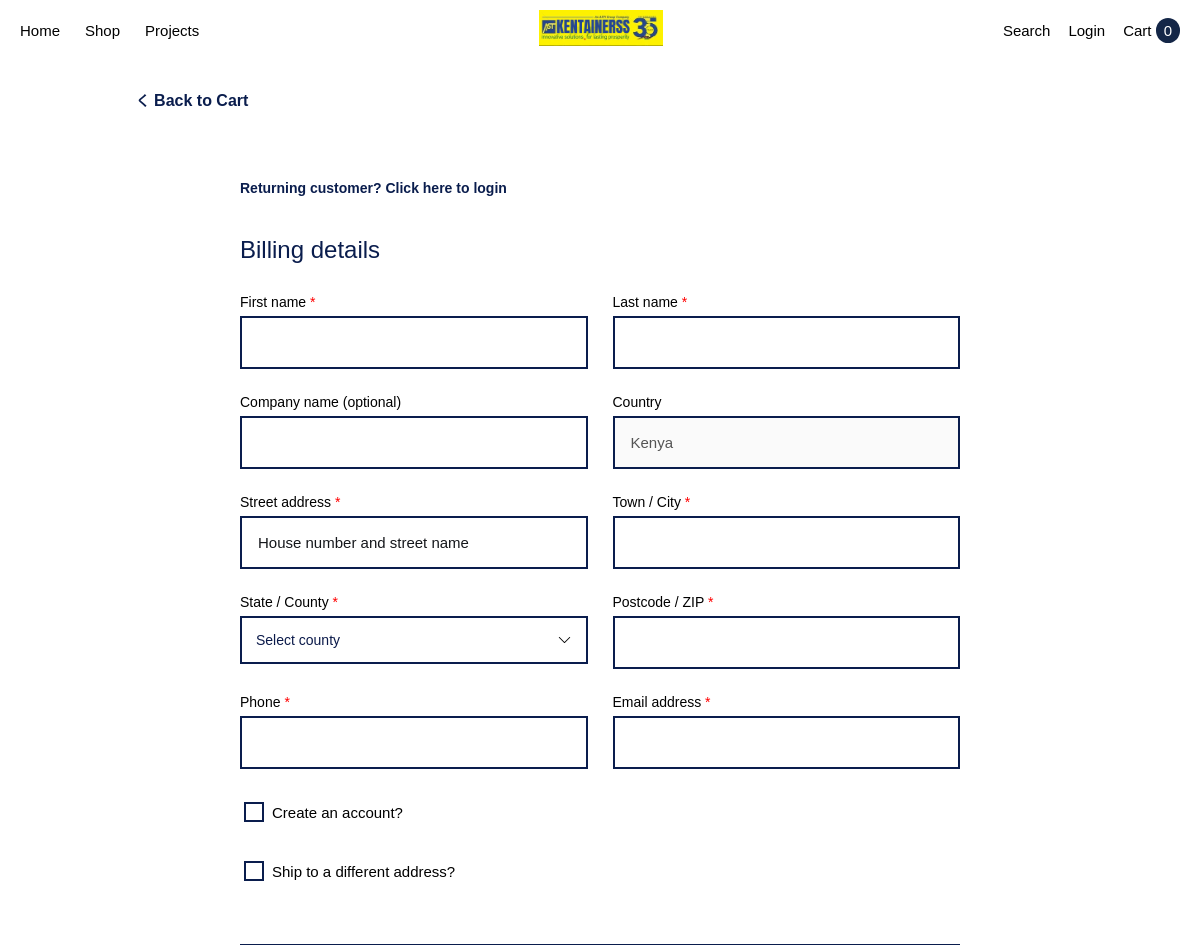
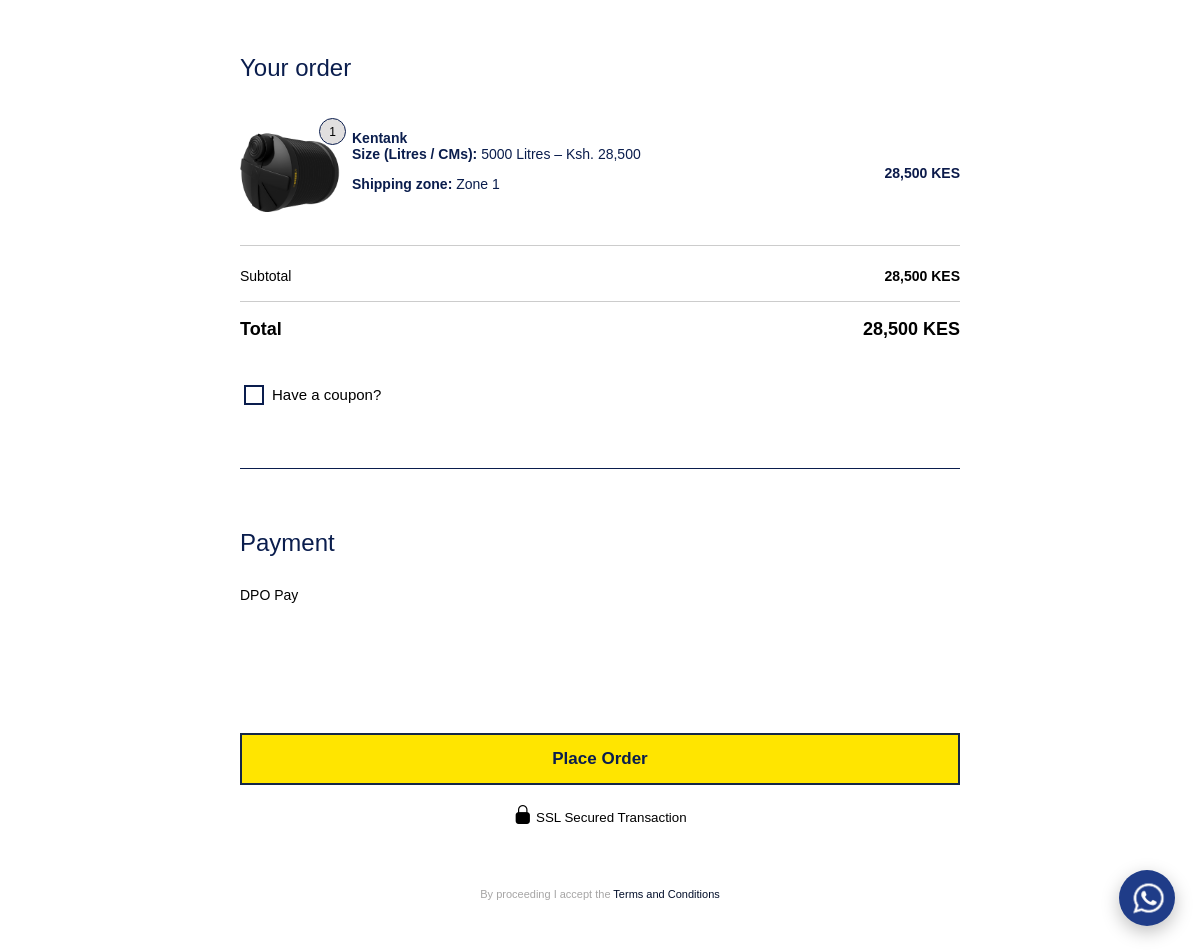
The app's page /checkout/ with its own data (2 pictures, top to bottom).
### shop/models.py (models this page shows, shortened)
class CartItem(models.Model):
    user = models.ForeignKey(User, on_delete=models.CASCADE, null=True, blank=True)
    product = models.ForeignKey(Product, on_delete=models.CASCADE)
    option = models.ForeignKey(ProductOption, on_delete=models.SET_NULL, null=True, blank=True)
    price = models.DecimalField(max_digits=10, decimal_places=2)
    quantity = models.PositiveIntegerField(default=1)
    shipping_zone = models.CharField(
        max_length=100,
        blank=True,
        null=True
    )
    class Meta:
        unique_together = ('user', 'product', 'option', 'shipping_zone')
    @property
    def line_total(self):
        return self.price * self.quantity

class ProductOption(models.Model):
    product = models.ForeignKey(
        Product,
        on_delete=models.CASCADE,
        related_name="options"
    )
    name = models.CharField(max_length=200)  # e.g. "200 Litres"
    price = models.DecimalField(max_digits=10, decimal_places=2)
    stock = models.IntegerField(default=0)
    image = models.ImageField(
        upload_to="products/options/",
        blank=True,
        help_text="Optional image for this size/option"
    )

class Product(models.Model):
    CATEGORY_CHOICES = [
        ("water_tanks", "Water Tanks & Storage"),
        ("sanitation", "Sanitation"),
        ("agriculture", "Agriculture"),
        ("material_handling", "Material Handling"),
        ("water_supply", "Water Supply & Accessories"),
        ("special_products", "Special Products"),
    ]
    TYPE_CHOICES = [
        ("viable", "Viable"),
        ("simple", "Simple"),
    ]
    brochure = models.FileField(
        upload_to="brochures/",
        blank=True,
        null=True,
        help_text="Upload product brochure (PDF recommended)"
    )
    name = models.CharField(max_length=200)
    slug = models.SlugField(unique=True)
    category = models.CharField(max_length=50, choices=CATEGORY_CHOICES)
    price = models.DecimalField(max_digits=10, decimal_places=2)
    type = models.CharField(max_length=20, choices=TYPE_CHOICES)
    quantity = models.IntegerField(default=0)
    image = models.ImageField(upload_to="products/")
    short_description = models.CharField(
        max_length=300,
        blank=True,
        null=True,
        help_text="Brief summary shown on product cards or listings."
    )
    description = models.TextField(blank=True, null=True)
    stock_status = models.BooleanField(default=True)
    offers_delivery = models.BooleanField(
        default=False,
        help_text="Check this if this product requires delivery & shipping zone selection"
    )

### shop/views.py (the view, shortened to what this page needs)
# urls.py: path('checkout/', views.checkout, name='checkout'),
def checkout(request):
    user = request.user if request.user.is_authenticated else None
    cart_items = CartItem.objects.filter(user=user)
    if not cart_items.exists():
        return redirect("cart")
    total = Decimal("0.00")
    for item in cart_items:
        total += item.price * item.quantity
    return render(request, "checkout.html", {
        "cart_items": cart_items,
        "total": total
    })

### shop/context_processors.py (called while the page is built)
def cart_count(request):
    if request.user.is_authenticated:
        items = CartItem.objects.filter(user=request.user)
        count = sum(item.quantity for item in items)
    else:
        count = 0
    return {
        "cart_count": count
    }

### shop/templates/checkout.html (shortened to what this page needs)
{% load humanize %}
{% load static %}
<!doctype html>
<html lang="en">
<head>
    <link rel="stylesheet" href="{% static 'assets/css/checkout.css' %}">
    <link rel="stylesheet" href="https://cdn.jsdelivr.net/npm/bootstrap-icons@1.13.1/font/bootstrap-icons.min.css">
</head>
<body>
<header>
    {% include 'navbar.html' %}
</header>
<div class="back">
    <a href="{% url 'cart' %}" class="back-link"><strong><span>く</span> Back to Cart</strong></a>
</div>
<main class="checkout-wrapper">
    <p class="returning">
        <strong>
            Returning customer?
            <a href="{% url 'login' %}">Click here to login</a>
        </strong>
    </p>
    <form method="post" class="checkout-form">
        <section class="billing">
            <h2>Billing details</h2>
            <div class="form-grid">
                <div class="form-group">
                    <label>First name <span>*</span></label>
                    <input type="text" name="first_name" required>
                </div>
                <div class="form-group">
                    <label>Last name <span>*</span></label>
                    <input type="text" name="last_name" required>
                </div>
                <div class="form-group">
                    <label>Company name (optional)</label>
                    <input type="text" name="company">
                </div>
                <div class="form-group">
                    <label>Country</label>
                    <input type="text" value="Kenya" disabled>
                </div>
                <div class="form-group" id="address">
                    <label>Street address <span>*</span></label>
                    <input type="text" name="street" placeholder="House number and street name" required>
                </div>
                <div class="form-group">
                    <label>Town / City <span>*</span></label>
                    <input type="text" name="city" required>
                </div>
               <div class="form-group">
                   <label>State / County <span>*</span></label>
                       <div class="custom-select" id="countyDropdown">
                           <div class="select-trigger">
                               <span class="selected" style="color: #0b1a4a">Select county</span>
                               <i class="bi bi-chevron-down"></i>
                           </div>
                       </div>
               </div>
                <div class="form-group">
                    <label>Postcode / ZIP <span>*</span></label>
                    <input type="text" name="postcode" required>
                </div>
                <div class="form-group">
                    <label>Phone <span>*</span></label>
                    <input type="text" name="phone" required>
                </div>
                <div class="form-group">
                    <label>Email address <span>*</span></label>
                    <input type="email" name="email" required>
                </div>
            </div>
            <div class="extra-options">
            <label class="checkbox">
                <input type="checkbox" id="createAccountCheckbox" name="create_account">
                Create an account?
            </label>
                <br>
            <label class="checkbox">
                <input type="checkbox" id="shipDifferentCheckbox" name="ship_different">
                Ship to a different address?
            </label>
        </div>
        </section>
        <hr class="divider">
        <section class="order-summary">
    <h2>Your order</h2>
    {% for item in cart_items %}
    <div class="order-row">
        <div class="order-left">
            <div class="order-image-wrapper">
                <img src="{{ item.option.image.url }}" class="order-img">
                <span class="order-qty-badge">{{ item.quantity }}</span>
            </div>
            <div class="order-info">
                <strong>{{ item.product.name }}</strong>
                {% if item.option %}
                    <div class="meta">
                        <strong>Size (Litres / CMs):</strong> {{ item.option.name }}
                    </div>
                {% endif %}
                {% if item.shipping_zone %}
                    <p class="cart-name">
                        <strong>Shipping zone:</strong>
                        {{ item.shipping_zone }}
                    </p>
                {% endif %}
            </div>
        </div>
        <div class="order-price">
            {{ item.line_total|floatformat:0|intcomma }} KES
        </div>
    </div>
        <hr style="border: 0; border-top: 1px solid #cccccc; margin: 10px 0;">
    {% endfor %}
    <div class="summary-row">
        <span>Subtotal</span>
        <strong>{{ total|floatformat:0|intcomma }} KES</strong>
    </div>
        <hr style="border: 0; border-top: 1px solid #cccccc; margin: 5px 0;">
    <div class="summary-total">
        <strong>Total</strong>
        <strong>{{ total|floatformat:0|intcomma }} KES</strong>
    </div>
</section>
        <div class="extra-options">
            <label class="checkbox">
                <input type="checkbox" name="create_account">
                Have a coupon?
            </label>
        </div>
        <hr class="divider">
        <section class="payment">
            <h2>Payment</h2>
            <p>DPO Pay</p>
        </section>
        <button type="submit" class="place-order" id="placeOrderBtn">
            <strong>Place Order</strong>
        </button>
        <div class="footer">
            <div class="ssl">
                <small><i class="bi bi-lock-fill" style="font-size: 19px;"></i> SSL Secured Transaction</small>
            </div>
            <div class="terms">
                <p>
                    <span style="color: #a6a5a5;">By proceeding I accept the</span>
                    <a href="#">Terms and Conditions</a>
                </p>
            </div>
        </div>
    </form>
</main>
</body>
</html>

### shop/static/assets/css/checkout.css (style rules this page uses)
.back { position: fixed; top: 80px; left: 16%; transform: translateX(-50%); padding: 10px 20px; z-index: 999; background: transparent; font-family: Arial, sans-serif; }
.back-link { display: inline-block; margin-bottom: 0; color: #0a1d4d; text-decoration: none; }
.back-link span { font-size: 14px; font-weight: 900; }
.checkout-wrapper { max-width: 700px; margin: 110px auto 40px; padding: 0 20px; font-family: Arial, sans-serif; }
.returning { text-align: left; margin-bottom: 40px; color: #0a1d4d; font-size: 14px; }
.returning a { text-decoration: none; color: #0a1d4d; }
.checkout-form h2 { margin-bottom: 30px; color: #0a1d4d; font-weight: normal; }
.form-grid { display: grid; grid-template-columns: repeat(2, 1fr); gap: 25px; }
.form-group label { display: block; margin-bottom: 6px; font-size: 14px; }
.form-group span { color: red; }
.form-group input, .form-group select { width: 100%; padding: 15px; border: 2px solid #0a1d4d; font-size: 15px; }
#address input::placeholder { color: #15171b; opacity: 1; }
.order-summary { margin-top: 50px; }
.order-row { display: flex; justify-content: space-between; align-items: center; padding: 12px 0; }
.order-left { display: flex; align-items: center; gap: 12px; }
.order-image-wrapper { position: relative; display: inline-block; }
.order-qty-badge { font-family: Arial, sans-serif; position: absolute; top: -6px; right: -6px; background: #e1dfdf; font-size: 12px; width: 27px; height: 27px; border-radius: 50%; display: flex; align-items: center; justify-content: center; border: 1px solid #0a1d4d; }
.order-img { width: 100px; height: auto; object-fit: contain; }
.order-info { font-size: 14px; color: #0a1d4d; margin-top: -10px; }
.order-info .meta { font-size: 14px; color: #0a1d4d; }
.order-price { font-size: 14px; font-weight: 600; color: #0b1a4a; }
.summary-row, .summary-total { display: flex; justify-content: space-between; padding: 12px 0; }
.summary-row { font-size: 14px; }
.summary-total { font-size: 18px; font-weight: bold; }
.payment { margin-bottom: 100px; }
.payment p { font-size: 14px; }
.place-order { width: 100%; margin-top: 30px; padding: 14px 30px; background: #ffe500; color: #0a1d4d; font-size: 17px; cursor: pointer; border: 2px solid #142647; }
.extra-options { margin: 30px 0; }
.checkbox { display: flex; align-items: center; margin-bottom: 15px; font-size: 15px; cursor: pointer; }
input[type="checkbox"] { appearance: none; -webkit-appearance: none; width: 20px; height: 20px; border: 2px solid #0a1d4d; cursor: pointer; position: relative; }
.checkbox input { margin-right: 8px; }
.divider { margin: 60px 0; border: none; border-top: 1px solid #0a1d4d; }
.footer { align-content: center; }
.ssl { display: grid; text-align: center; padding: 20px 0; }
.terms { display: grid; text-align: center; padding-top: 30px; font-size: 11px; }
.terms a { text-decoration: none; color: #010d29; }
@media (min-width: 1200px) { .checkout-wrapper { max-width: 760px; } }
@media (min-width: 1200px) { .form-group input, .form-group select { padding: 16px; } }
.custom-select { position: relative; width: 100%; }
.select-trigger { border: 2px solid #0a1d4d; padding: 14px; cursor: pointer; display: flex; justify-content: space-between; align-items: center; background: #fff; font-size: 14px; }

### shop/static/assets/css/navbar.css (style rules this page uses)
* { box-sizing: border-box; }
html, body { margin: 0; padding: 0; overflow-x: hidden; font-family: sans-serif; }
body { padding-top: 70px; }

### records on screen
CartItem: option.image (picture), quantity "1", product.name "Kentank", option.name "5000 Litres – Ksh. 28,500", shipping_zone "Zone 1", line_total "28,500"

### other values on screen
{{ cart_count|default:"0" }} "0"
{{ total|floatformat:0|intcomma }} "28,500"
